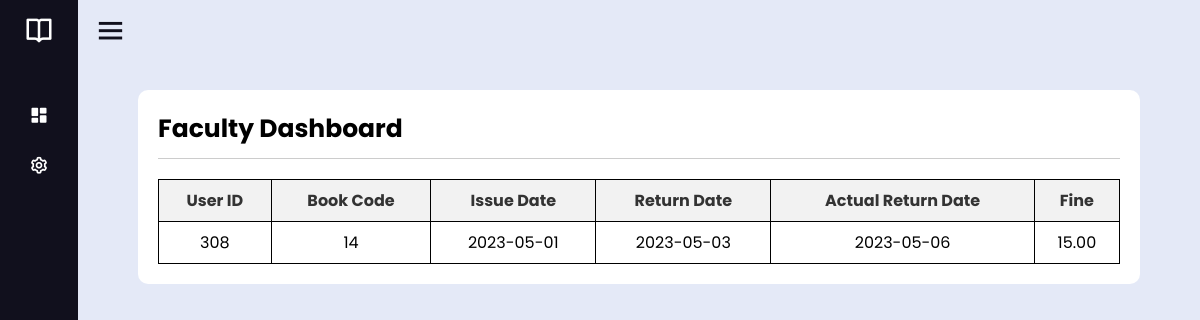
Page /lib/faculty.php (signed in) on the committed database.
### tables this page shows
CREATE TABLE `tbl_issued` (
  `id` int(11) NOT NULL,
  `book_code` int(11) NOT NULL,
  `user_id` int(11) NOT NULL,
  `issue_date` date NOT NULL,
  `return_date` date NOT NULL,
  `actual_return_date` date DEFAULT NULL,
  `fine` decimal(5,2) DEFAULT NULL
);

### lib/faculty.php (the view, shortened to what this page needs)
<?php
$conn = mysqli_connect("localhost", "root", "", "lib_sys");
if (isset($_SESSION['uid'])) {
    $user_id = $_SESSION['uid'];
    $query = "SELECT * FROM tbl_issued WHERE user_id = '$user_id'";
    $result = mysqli_query($conn, $query);
    if(mysqli_num_rows($result) > 0) {
        $table = "<table>
                    <thead>
                        <tr>
                            <th>User ID</th>
                            <th>Book Code</th>
                            <th>Issue Date</th>
                            <th>Return Date</th>
                            <th>Actual Return Date</th>
                            <th>Fine</th>
                        </tr>
                    </thead>
                    <tbody>";
        while($row = mysqli_fetch_assoc($result)) {
            $table .= "<tr>
                            <td>" . $row['user_id'] . "</td>
                            <td>" . $row['book_code'] . "</td>
                            <td>" . $row['issue_date'] . "</td>
                            <td>" . $row['return_date'] . "</td>
                            <td>" . $row['actual_return_date'] . "</td>
                            <td>" . $row['fine'] . "</td>
                        </tr>";
        }
        $table .= "</tbody></table>";
    } else {
        $table = "<p>No issued books found.</p>";
    }
} else {
    header("Location: login.php");
    exit();
}
?>
<!DOCTYPE html>
<html lang="en">
<head>
    <link rel="stylesheet" href="../css/course.css">
    <link rel="stylesheet" href="../css/course-year.css">
</head>
<body>
    <?php include 'f-sidebar.php';?>
    <div class="course-management">
    <div class="title">Faculty Dashboard
    </div>
    <div class="line"></div>
    <?php echo $table; ?>
    </div>
</body>
</html>

### css/course.css (style rules this page uses)
* { font-family: 'Poppins', sans-serif; }
.course-management { background-color: #fff; border-radius: 10px; padding: 20px; margin-left: 60px; margin-right: 60px; margin-top: 30px; }
.title { font-size: 25px; margin-bottom: 10px; font-weight: bold; }
.line { height: 1px; background-color: #ccc; margin-bottom: 20px; }

### css/course-year.css (style rules this page uses)
table { border-collapse: collapse; border: 1px solid #000; width: 100%; margin-top: 20px; }
th, td { text-align: center; padding: 8px; font-size: 16px; border: 1px solid #000; }
th { background-color: #f2f2f2; color: #333; }

### css/navigation.css (style rules this page uses)
* { margin: 0; padding: 0; box-sizing: border-box; font-family: 'Poppins', sans-serif; }

### rows in the picture
tbl_issued: user "308", book_code "14", issue_date "2023-05-01", return_date "2023-05-03", actual_return_date "2023-05-06", fine "15.00"
